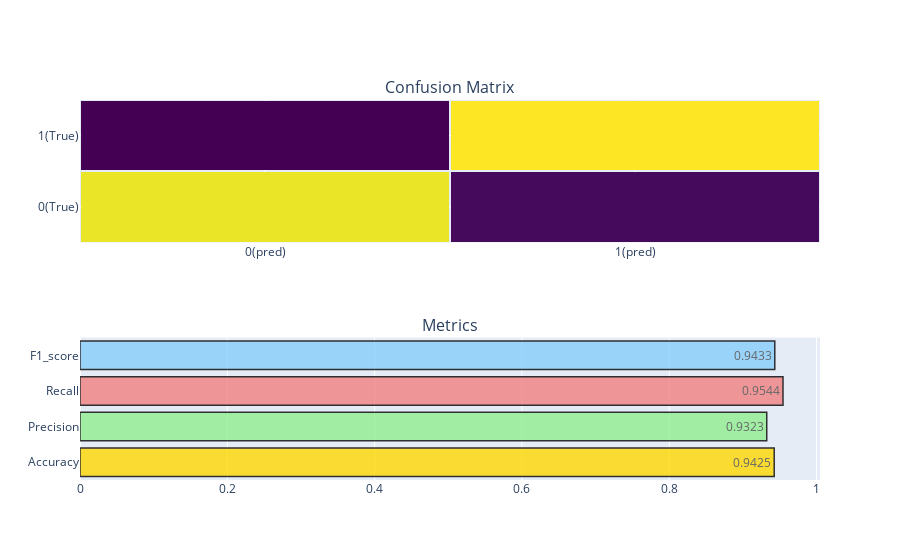

The notebook cell this image was saved under:
### Markdown cell above
### 模型性能评估

### Code cell
# 模型性能评估
from sklearn.metrics import confusion_matrix
import plotly.offline as py
py.init_notebook_mode(connected=True)
import plotly.graph_objs as go
import plotly.subplots as tls
import plotly.figure_factory as ff

def show_matrics(y_test, y_pred):
    # 计算混淆矩阵
    conf_matrix = confusion_matrix(y_test, y_pred)
    trace1 = go.Heatmap(z = conf_matrix, x = ["0(pred)", "1(pred)"],
                       y = ["0(True)", "1(True)"], xgap = 2, ygap = 2,
                       colorscale = 'Viridis', showscale = False)
    # 根据混淆矩阵，获取对应的参数值
    TP = conf_matrix[1, 1]
    FN = conf_matrix[1, 0]
    FP = conf_matrix[0, 1]
    TN = conf_matrix[0, 0]
    
    # 计算accuracy, precision, recall, f1_score
    accuracy = (TP + TN) / (TP + TN + FP + FN) # 准确率
    precision = TP / (TP + FP) # 精准率
    recall = TP / (TP + FN) # 召回率
    F1_score = 2 * precision * recall / (precision + recall)
    
    # 显示以上四个指标
    show_metrics = pd.DataFrame(data = [[accuracy, precision, recall, F1_score]])
    show_metrics = show_metrics.T
    
    # 可视化显示
    colors = ['gold', 'lightgreen', 'lightcoral', 'lightskyblue']
    trace2 = go.Bar(x = show_metrics[0].values,
                    y = ['Accuracy', 'Precision', 'Recall', 'F1_score'],
                    text = np.round_(show_metrics[0].values, 4),
                    textposition = 'auto',
                    orientation = 'h',
                    opacity = 0.8,
                    marker = dict(color = colors, line = dict(color="#000000", width=1.5)))
    
    fig = tls.make_subplots(rows=2, cols=1, subplot_titles=('Confusion Matrix', 'Metrics'))
    fig.append_trace(trace1, 1, 1)
    fig.append_trace(trace2, 2, 1)
    py.iplot(fig)


show_matrics(y_test.squeeze(), y_pred)

### Figure 1 — Plotly figure (JSON) as saved in the notebook; plotly's stock layout.template omitted (floating-point values rounded to 4 significant figures)
{"data": [{"colorscale": [[0, "#440154"], [0.1111, "#482878"], [0.2222, "#3e4989"], [0.3333, "#31688e"], [0.4444, "#26828e"], [0.5556, "#1f9e89"], [0.6667, "#35b779"], [0.7778, "#6ece58"], [0.8889, "#b5de2b"], [1, "#fde725"]], "showscale": false, "type": "heatmap", "x": ["0(pred)", "1(pred)"], "xaxis": "x", "xgap": 2, "y": ["0(True)", "1(True)"], "yaxis": "y", "ygap": 2, "z": [[10034, 749], [493, 10322]]}, {"marker": {"color": ["gold", "lightgreen", "lightcoral", "lightskyblue"], "line": {"color": "#000000", "width": 1.5}}, "opacity": 0.8, "orientation": "h", "text": [0.9425, 0.9323, 0.9544, 0.9433], "textposition": "auto", "type": "bar", "x": [0.9425, 0.9323, 0.9544, 0.9433], "xaxis": "x2", "y": ["Accuracy", "Precision", "Recall", "F1_score"], "yaxis": "y2"}], "layout": {"annotations": [{"font": {"size": 16}, "showarrow": false, "text": "Confusion Matrix", "x": 0.5, "xanchor": "center", "xref": "paper", "y": 1, "yanchor": "bottom", "yref": "paper"}, {"font": {"size": 16}, "showarrow": false, "text": "Metrics", "x": 0.5, "xanchor": "center", "xref": "paper", "y": 0.375, "yanchor": "bottom", "yref": "paper"}], "xaxis": {"anchor": "y", "domain": [0, 1]}, "xaxis2": {"anchor": "y2", "domain": [0, 1]}, "yaxis": {"anchor": "x", "domain": [0.625, 1]}, "yaxis2": {"anchor": "x2", "domain": [0, 0.375]}}}
